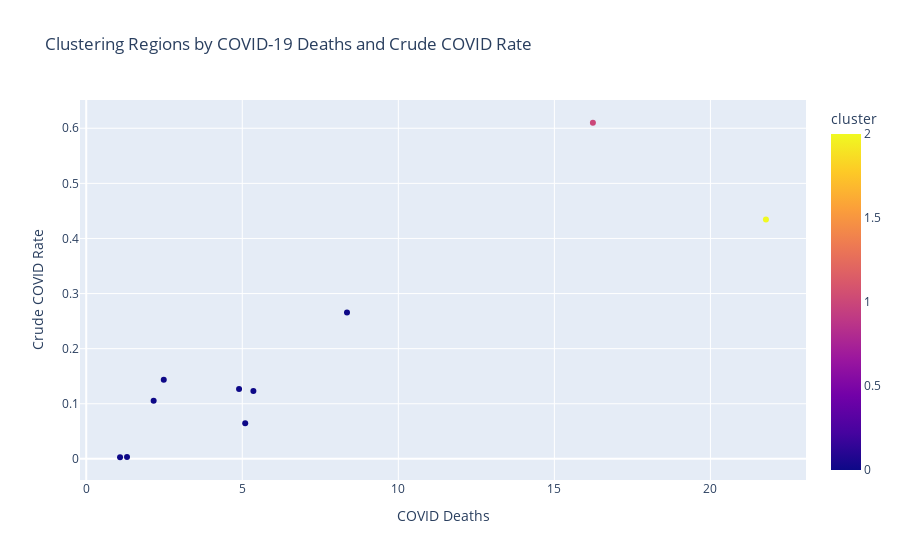

The notebook cell saved with this chart:
### Markdown cell above
# 🔹 Clustering Regions - by COVID Deaths & Crude Rate

### Code cell
# Filter the most recent data, excluding the national aggregate
df_latest = df[df["date"] == df["date"].max()]
df_latest = df_latest[df_latest["jurisdiction_residence"] != "United States"]

# Ensure numeric columns
df_latest["COVID_deaths"] = pd.to_numeric(df_latest["COVID_deaths"], errors="coerce")
df_latest["crude_COVID_rate"] = pd.to_numeric(df_latest["crude_COVID_rate"], errors="coerce")

# Compute average deaths and crude rates by jurisdiction, dropping any rows with missing values
cluster_df = (
    df_latest.groupby("jurisdiction_residence", as_index=False)
    .agg({"COVID_deaths": "mean", "crude_COVID_rate": "mean"})
    .dropna()
)

# Standardize the features for clustering
X = StandardScaler().fit_transform(cluster_df[["COVID_deaths", "crude_COVID_rate"]])

# Apply K-means clustering with 3 clusters
kmeans = KMeans(n_clusters=3, random_state=42)
cluster_df["cluster"] = kmeans.fit_predict(X)

# Create a scatter plot to visualize the clustering results
fig = px.scatter(
    cluster_df,
    x="COVID_deaths",
    y="crude_COVID_rate",
    color="cluster",
    hover_name="jurisdiction_residence",
    title="Clustering Regions by COVID-19 Deaths and Crude COVID Rate",
    labels={"COVID_deaths": "COVID Deaths", "crude_COVID_rate": "Crude COVID Rate"},
)
fig.show()

### Figure 1 — Plotly figure (JSON) as saved in the notebook; plotly's stock layout.template omitted (floating-point values rounded to 4 significant figures)
{"data": [{"hovertemplate": "<b>%{hovertext}</b><br><br>COVID Deaths=%{x}<br>Crude COVID Rate=%{y}<br>cluster=%{marker.color}<extra></extra>", "hovertext": ["Region 1", "Region 10", "Region 2", "Region 3", "Region 4", "Region 5", "Region 6", "Region 7", "Region 8", "Region 9"], "legendgroup": "", "marker": {"color": [0, 0, 0, 0, 2, 0, 0, 0, 0, 1], "coloraxis": "coloraxis", "symbol": "circle"}, "mode": "markers", "name": "", "orientation": "v", "showlegend": false, "type": "scatter", "x": [2.16, 2.484, 4.897, 5.356, 21.78, 5.094, 8.355, 1.083, 1.306, 16.23], "xaxis": "x", "y": [0.1054, 0.1435, 0.1268, 0.1232, 0.4343, 0.06452, 0.2656, 0.002941, 0.003448, 0.61], "yaxis": "y"}], "layout": {"coloraxis": {"colorbar": {"title": {"text": "cluster"}}, "colorscale": [[0, "#0d0887"], [0.1111, "#46039f"], [0.2222, "#7201a8"], [0.3333, "#9c179e"], [0.4444, "#bd3786"], [0.5556, "#d8576b"], [0.6667, "#ed7953"], [0.7778, "#fb9f3a"], [0.8889, "#fdca26"], [1, "#f0f921"]]}, "legend": {"tracegroupgap": 0}, "title": {"text": "Clustering Regions by COVID-19 Deaths and Crude COVID Rate"}, "xaxis": {"anchor": "y", "domain": [0, 1], "title": {"text": "COVID Deaths"}}, "yaxis": {"anchor": "x", "domain": [0, 1], "title": {"text": "Crude COVID Rate"}}}}
